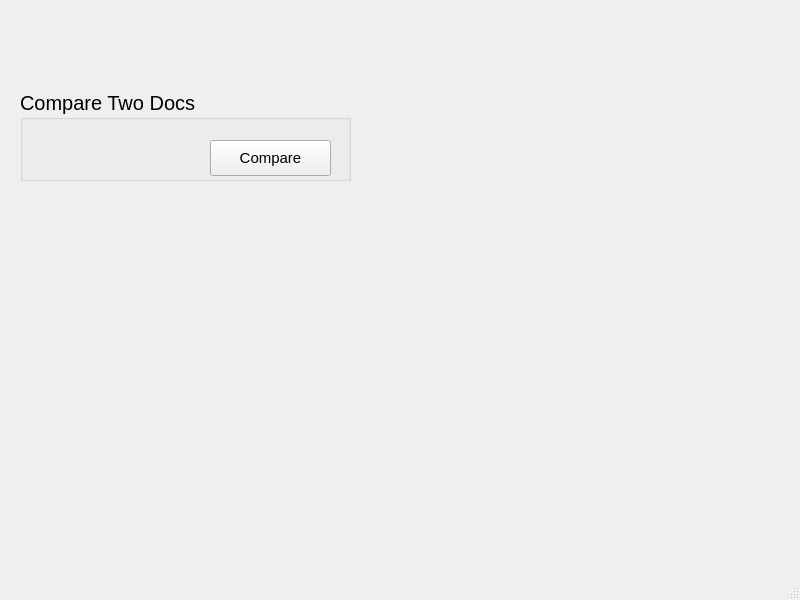
<?xml version="1.0" encoding="UTF-8"?>
<ui version="4.0">
 <class>MainWindow</class>
 <widget class="QMainWindow" name="MainWindow">
  <property name="geometry">
   <rect>
    <x>0</x>
    <y>0</y>
    <width>800</width>
    <height>600</height>
   </rect>
  </property>
  <property name="windowTitle">
   <string>MainWindow</string>
  </property>
  <widget class="QWidget" name="centralwidget">
   <widget class="QGroupBox" name="groupBox">
    <property name="geometry">
     <rect>
      <x>20</x>
      <y>90</y>
      <width>331</width>
      <height>91</height>
     </rect>
    </property>
    <property name="font">
     <font>
      <pointsize>15</pointsize>
     </font>
    </property>
    <property name="title">
     <string>Compare Two Docs</string>
    </property>
    <property name="flat">
     <bool>false</bool>
    </property>
    <widget class="QPushButton" name="pushButton">
     <property name="geometry">
      <rect>
       <x>190</x>
       <y>50</y>
       <width>121</width>
       <height>36</height>
      </rect>
     </property>
     <property name="font">
      <font>
       <pointsize>11</pointsize>
      </font>
     </property>
     <property name="text">
      <string>Compare</string>
     </property>
    </widget>
   </widget>
  </widget>
  <widget class="QMenuBar" name="menubar">
   <property name="geometry">
    <rect>
     <x>0</x>
     <y>0</y>
     <width>800</width>
     <height>28</height>
    </rect>
   </property>
  </widget>
  <widget class="QStatusBar" name="statusbar"/>
 </widget>
 <resources/>
 <connections/>
</ui>
